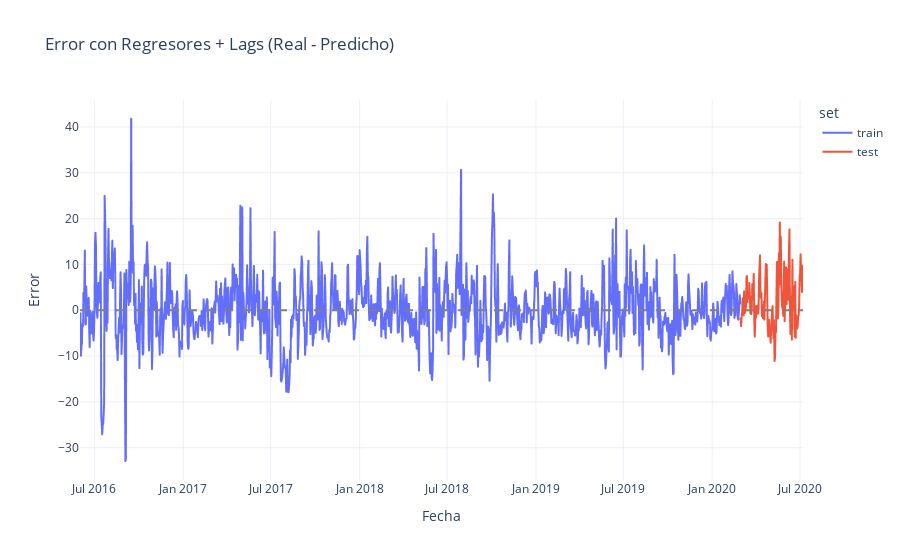

Notebook code for this chart:
### Markdown cell above
Finalmente en el rango de 10-15 lags, al aumentar de 10 lags si bien el MAE disminuye en entreamiento, aumenta en prueba. Por tanto se decide utilizar 10 lags. Luego en cuanto a los resultados, estos mejoran al incluir lags, pasando de 4.56 a 4.47 en el MAE, una mejora que no es muy significativa.

### Code cell
# Combinar errores
df_eval_lag = pd.concat([
    train_lag[['ds', 'y']].assign(set='train'),
    test_lag[['ds', 'y']].assign(set='test')
])
yhat_all_lag = pd.concat([
    forecast_train_lag[['ds', 'yhat']],
    forecast_lag[['ds', 'yhat']]
])
df_eval_lag = df_eval_lag.merge(yhat_all_lag, on='ds')
df_eval_lag['error'] = df_eval_lag['y'] - df_eval_lag['yhat']

fig = px.line(
    df_eval_lag,
    x='ds',
    y='error',
    color='set',
    title='Error con Regresores + Lags (Real - Predicho)',
    labels={'ds': 'Fecha', 'error': 'Error'}
)

fig.add_hline(y=0, line_dash='dash', line_color='gray')
fig.update_layout(template='plotly_white')
fig.show()

### Figure 1 — Plotly figure (JSON) as saved in the notebook; plotly's stock layout.template omitted (floating-point values rounded to 4 significant figures; data arrays with more than 128 entries replaced by an {"elided": "..."} marker saying what was removed)
{"data": [{"hovertemplate": "set=train<br>Fecha=%{x}<br>Error=%{y}<extra></extra>", "legendgroup": "train", "line": {"color": "#636efa", "dash": "solid"}, "marker": {"symbol": "circle"}, "mode": "lines", "name": "train", "showlegend": true, "type": "scattergl", "x": {"elided": "1368 str values"}, "xaxis": "x", "y": {"elided": "1368 float values"}, "yaxis": "y"}, {"hovertemplate": "set=test<br>Fecha=%{x}<br>Error=%{y}<extra></extra>", "legendgroup": "test", "line": {"color": "#EF553B", "dash": "solid"}, "marker": {"symbol": "circle"}, "mode": "lines", "name": "test", "showlegend": true, "type": "scattergl", "x": {"elided": "130 str values"}, "xaxis": "x", "y": {"elided": "130 float values"}, "yaxis": "y"}], "layout": {"legend": {"title": {"text": "set"}, "tracegroupgap": 0}, "shapes": [{"line": {"color": "gray", "dash": "dash"}, "type": "line", "x0": 0, "x1": 1, "xref": "x domain", "y0": 0, "y1": 0, "yref": "y"}], "title": {"text": "Error con Regresores + Lags (Real - Predicho)"}, "xaxis": {"anchor": "y", "domain": [0, 1], "title": {"text": "Fecha"}}, "yaxis": {"anchor": "x", "domain": [0, 1], "title": {"text": "Error"}}}}
